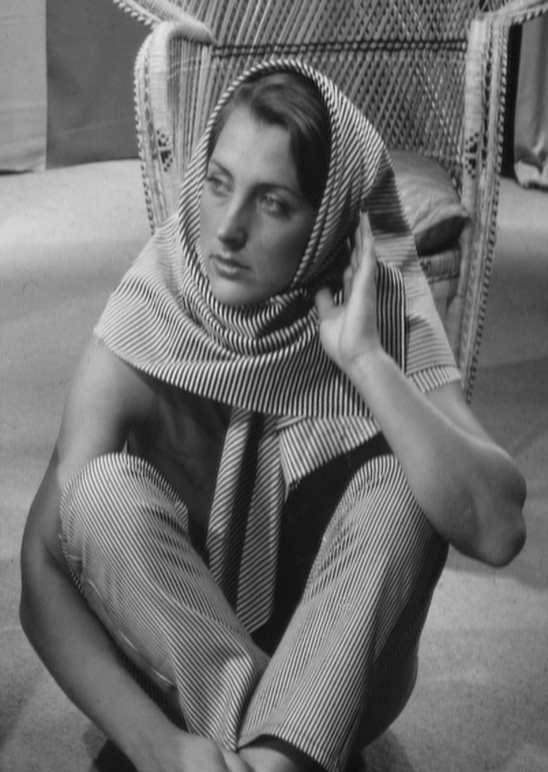
%> input picture DIP_CA4/barbara.tif, 548 x 772 px
$ octave CA4_5.m   (GNU Octave 9; MATLAB toolbox functions it lacks are replaced by stand-ins)
%> lines starting %> are read from the running program, lines starting %| are printed output that depends on the picture
%> further down, img is the input picture: size 772x548 uint8; min 12, max 232, mean 111.5
### DIP_CA4/wavefast.m
function [c, s] = wavefast(x, n, varargin)
%> called with n = 4
%WAVEFAST Perform multi-level 2-dimensional fast wavelet transform.
%   [C, L] = WAVEFAST(X, N, LP, HP) performs a 2D N-level FWT of
%   image (or matrix) X with respect to decomposition filters LP and
%   HP.
%
%   [C, L] = WAVEFAST(X, N, WNAME) performs the same operation but
%   fetches filters LP and HP for wavelet WNAME using WAVEFILTER.
%
%   Scale parameter N must be less than or equal to log2 of the
%   maximum image dimension.  Filters LP and HP must be even. To
%   reduce border distortion, X is symmetrically extended. That is,
%   if X = [c1 c2 c3 ... cn] (in 1D), then its symmetric extension
%   would be [... c3 c2 c1 c1 c2 c3 ... cn cn cn-1 cn-2 ...].
%
%   OUTPUTS:
%     Matrix C is a coefficient decomposition vector:
%
%      C = [ a(n) h(n) v(n) d(n) h(n-1) ... v(1) d(1) ]
%
%     where a, h, v, and d are columnwise vectors containing
%     approximation, horizontal, vertical, and diagonal coefficient
%     matrices, respectively.  C has 3n + 1 sections where n is the
%     number of wavelet decompositions.
%
%     Matrix S is an (n+2) x 2 bookkeeping matrix:
%
%      S = [ sa(n, :); sd(n, :); sd(n-1, :); ... ; sd(1, :); sx ]
%
%     where sa and sd are approximation and detail size entries.
%
%   See also WAVEBACK and WAVEFILTER.

%   Copyright 2002-2004 R. C. Gonzalez, R. E. Woods, & S. L. Eddins
%   Digital Image Processing Using MATLAB, Prentice-Hall, 2004
%   $Revision: 1.5 $  $Date: 2003/10/13 01:14:17 $

% Check the input arguments for reasonableness.
error(nargchk(3, 4, nargin));

if nargin == 3
   if ischar(varargin{1})
      [lp, hp] = wavefilter(varargin{1}, 'd');
%> lp = [0 0.0267 -0.0169 -0.0782 0.267 0.603 0.267 -0.0782 -0.0169 0.0267]; hp = [0 -0.0913 0.0575 0.591 -1.12 0.591 0.0575 -0.0913 0 0]
   else
      error('Missing wavelet name.');
   end
else
      lp = varargin{1};     hp = varargin{2};
end

fl = length(lp);      sx = size(x);

if (ndims(x) ~= 2) | (min(sx) < 2) | ~isreal(x) | ~isnumeric(x)
   error('X must be a real, numeric matrix.');
end

if (ndims(lp) ~= 2) | ~isreal(lp) | ~isnumeric(lp) ...
       | (ndims(hp) ~= 2) | ~isreal(hp) | ~isnumeric(hp) ...
       | (fl ~= length(hp)) | rem(fl, 2) ~= 0
   error(['LP and HP must be even and equal length real, ' ...
          'numeric filter vectors.']);
end

if ~isreal(n) | ~isnumeric(n) | (n < 1) | (n > log2(max(sx)))
   error(['N must be a real scalar between 1 and ' ...
          'log2(max(size((X))).']);
end

% Init the starting output data structures and initial approximation.
c = [];       s = sx;     app = double(x);

% For each decomposition ...
for i = 1:n
   % Extend the approximation symmetrically.
   [app, keep] = symextend(app, fl);

   % Convolve rows with HP and downsample. Then convolve columns
   % with HP and LP to get the diagonal and vertical coefficients.
   rows = symconv(app, hp, 'row', fl, keep);
   coefs = symconv(rows, hp, 'col', fl, keep);
   c = [coefs(:)' c];    s = [size(coefs); s];
   coefs = symconv(rows, lp, 'col', fl, keep);
   c = [coefs(:)' c];

   % Convolve rows with LP and downsample. Then convolve columns
   % with HP and LP to get the horizontal and next approximation
   % coeffcients.
   rows = symconv(app, lp, 'row', fl, keep);
   coefs = symconv(rows, hp, 'col', fl, keep);
   c = [coefs(:)' c];
   app = symconv(rows, lp, 'col', fl, keep);
end
%> this loop made 4 passes
%> keep on passes 1 to 4: [390 278], [199 143], [104 76], [56 42]
%> pass 1, in symextend, `y = padarray(x, [(fl - 1) (fl - 1)], 'symmetric', 'both');`:
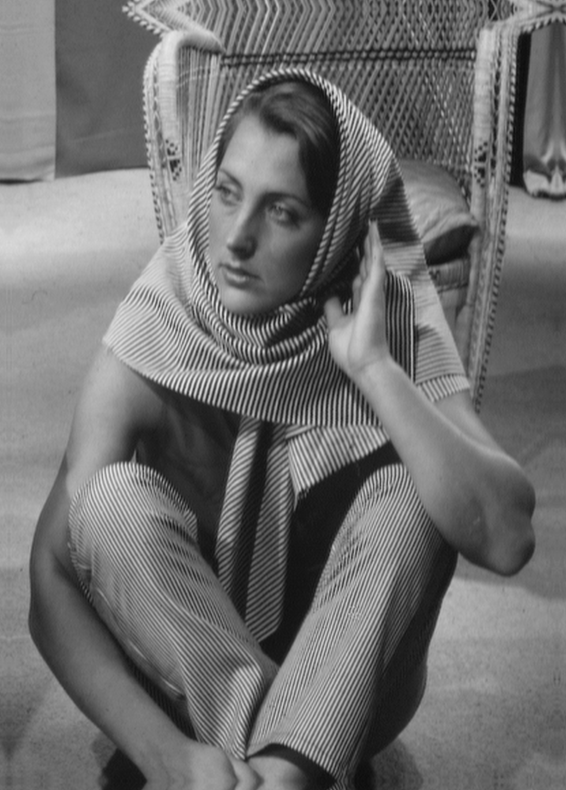
%> y: size 790x566 double; min 12, max 232, mean 111.7
%> pass 1, in symconv, `y = conv2(x, h);`:
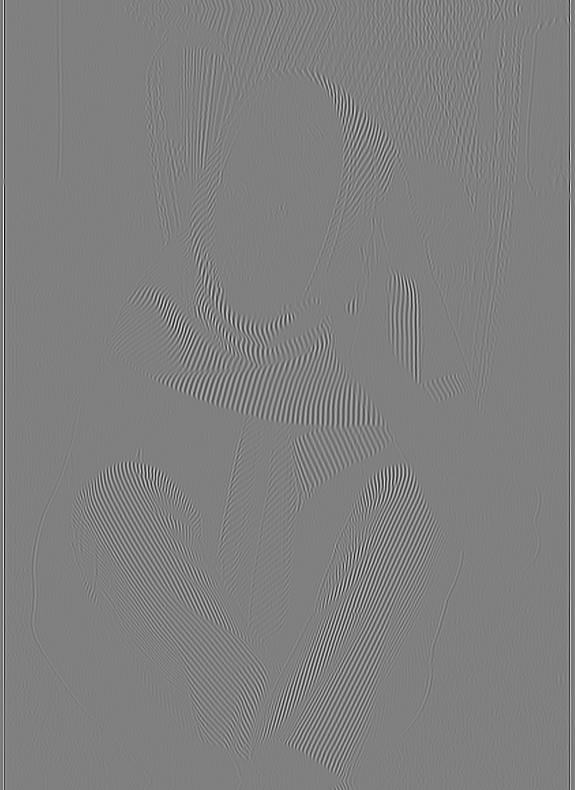
%> y: size 790x575 double; min -120.5, max 119.5, mean 0; drawn with min black and max white
%> pass 1, in symconv, `y = y(:, 1:2:end);`:
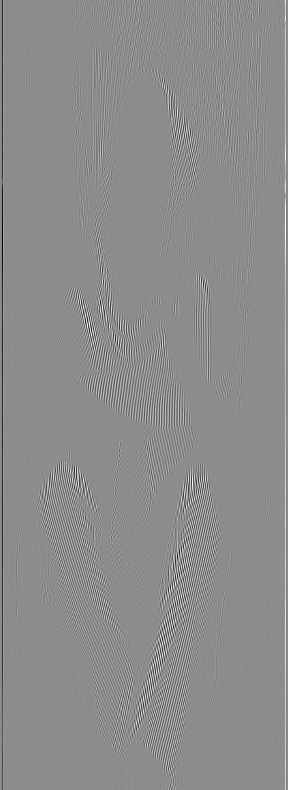
%> y: size 790x288 double; min -120.5, max 97.97, mean -0.1; drawn with min black and max white

% Append final approximation structures.
c = [app(:)' c];       s = [size(app); s];
%> after `s = [size(app); s]`: s = [56 42; 56 42; 104 76; 199 143; 390 278; 772 548]

%-------------------------------------------------------------------%
function [y, keep] = symextend(x, fl)
% Compute the number of coefficients to keep after convolution
% and downsampling. Then extend x in both dimensions.

keep = floor((fl + size(x) - 1) / 2);
y = padarray(x, [(fl - 1) (fl - 1)], 'symmetric', 'both');

%-------------------------------------------------------------------%
function y = symconv(x, h, type, fl, keep)
% Convolve the rows or columns of x with h, downsample,
% and extract the center section since symmetrically extended.

if strcmp(type, 'row')
   y = conv2(x, h);
   y = y(:, 1:2:end);
   y = y(:, fl / 2 + 1:fl / 2 + keep(2));
else
   y = conv2(x, h');
   y = y(1:2:end, :);
   y = y(fl / 2 + 1:fl / 2 + keep(1), :);
end

### DIP_CA4/wavedisplay.m
function w = wavedisplay( c, s, scale, border )
%WAVEDISPLAY Display wavelet decomposition coefficients.
%	W = WAVEDISPLAY(C, S, SCALE, BORDER) displays and returns a
%	wavelet coefficients image.
%
%	EXAMPLES:
%		wavedisplay(c, s);						Display w/defaults.
%		foo = wavedisplay(c, s);				Display and return.
%		foo = wavedisplay(c, s, 4);				Magnify the defaults.
%		foo = wavedisplay(c, s, -4);			Magnify absolute values.
%		foo = wavedisplay(c, s, 1, 'append');	Keep border values.
%
%	INPUTS/OUTPUTS:
%		[C, S] is a wavelet decomposition vector and bookkeeping matrix.
%
%		SCALE		Detail coefficients scaling
%		----------------------------------------------------------------
%		0 or 1		Maximum range (default)
%		2, 3, ...	Magnify default by the scale factor
%		-1, -2 ...	Magnify absolute values by abs(scale)
%
%		BORDER		Border between wavelet decompositions
%		-----------------------------------------------------------------
%		'absorb'	Border replaces image (default)
%		'append'	Border increases width of image
%
%		Image W: --------------------------------------------------------
%					|      |       |           |
%					|      |       |           |
%					| a(n) | h(n)  |           |
%					|      |       |           |
%                   ----------------   h(n-1)  |
%					|	   |       |           |    h(n-2)
%					| v(n) | d(n)  |		   |
%					|	   |       |           |
%                   ----------------------------
%					|	   		   |           |
%					|    v(n-1)    |   d(n-1)  |
%					|	           |           |
%					-----------------------------------------------------
%					|	   		               |
%					|    		v(n-2)         |	d(n-2)
%					|	                       |
%
%		Here, n denotes the decomposition step scale and a, h, v, d are
%		approximation, horizontal, vertical, and diagonal detail
%		coefficients, respectively.
%
% Check input arguments for reasonableness.
narginchk(2, 4);

if(~ismatrix(c)) || (size(c, 1) ~= 1)
    error('C must be a row vector.');
end

if (~ismatrix(s)) || ~isreal(s) || ~isnumeric(s) || ...
        ((size(s, 2) ~= 2) && (size(s, 2) ~= 3))
    error('S must be a real, numeric two- or three-column array.');
end

elements = prod(s, 2);
if(length(c) < elements(end)) || ...
        ~(elements(1) + 3 * sum(elements(2:end - 1)) >= elements(end))
    error('[C S] must be a standard wavelet decomposition structure.');
end

if (nargin > 2) && (~isreal(scale) || ~isnumeric(scale))
    error('SCALE must be a real, numeric scalar.');
end

if(nargin > 3) && (~ischar(border))
    error('BORDER must be character string.');
end

if nargin == 2
    scale = 1;  % Default scale.
end

if nargin < 4
    border = 'absorb';  % Default border.
end

% Scale coefficients and determine pad fill.
absflag = scale < 0;
scale = abs(scale);
if scale == 0
    scale = 1;
end

[cd, w] = wavecut('a', c, s); w = mat2gray(w);
cdx = max(abs(cd(:))) / scale;
if absflag
    cd = mat2gray(abs(cd), [0, cdx]);  fill = 0;
else
    cd = mat2gray(cd, [-cdx, cdx]);  fill = 0.5;
end

% Build gray image one decomposition at a time
for i = size(s, 1) -2 : -1 : 1
    ws = size(w);

    h = wavecopy('h', cd, s, i);
    pad = ws - size(h); frontporch = round(pad / 2);
    h = padarray(h, frontporch, fill, 'pre');
    h = padarray(h, pad - frontporch, fill, 'post');

    v = wavecopy('v', cd, s, i);
    pad = ws - size(v); frontporch = round(pad / 2);
    v = padarray(v, frontporch, fill, 'pre');
    v = padarray(v, pad - frontporch, fill, 'post');

    d = wavecopy('d', cd, s, i);
    pad = ws - size(d); frontporch = round(pad / 2);
    d = padarray(d, frontporch, fill, 'pre');
    d = padarray(d, pad - frontporch, fill, 'post');
    % Add 1 pixel white border and concatenate coefficients.
    switch lower(border)
        case 'append'
            w = padarray(w, [1 1], 1, 'post');
            h = padarray(h, [1 0], 1, 'post');
            v = padarray(v, [0 1], 1, 'post');
        case 'absorb'
            w(:, end, :) = 1; w(end, :, :) = 1;
            h(end, :, :) = 1; v(:, end, :) = 1;
        otherwise
            error('Unrecognized BORDER parameter.');
    end
    w = [w h; v d];
end

% Display result. If the reconstruction is an extended 2-D array
% with 2 or more pages, display as a time sequence.
if nargout == 0
    if size(s, 2) == 2
        figure;
        imshow(w);
    else
        implay(w);
    end
end
end

### DIP_CA4/wavework.m
function [ varargout ] = wavework( opcode, type, c, s, n, x )
%WAVEWORK is used to edit wavelet decomposition structures
%   [VARARGOUT] = WAVEWORK(OPCODE, TYPE, C, S, N, X) gets the
%	coefficients specified by TYPE and N for access or modification
%	based on OPCODE
%
%	INPUTS:
%		OPCODE		Operation to perform
%		------------------------------------------------------------
%		'copy'		[varargout] = Y = requested (via TYPE and N)
%					coefficient matrix
%		'cut'		[varargout] = [NC, Y] = New decomposition vector
%					(with requested coefficient matrix zeroed) AND
%					requested coefficient matrix
%		'paste'		[varargout] = [NC] = new decomposition vector with
%					coefficient matrix replaced by X
%
%		TYPE		Coefficient category
%		-------------------------------------------------------------
%		'a'			Approximation coefficients
%		'h'			Horizontal details
%		'v'			Vertical details
%		'd'			Diagonal details
%
%		[C, S] is a wavelet toolbox decomposition structures.
%		N is a decomposition level (Ignored if TYPE = 'a').
%		X is a 2- or 3-D coefficient matrix for pasting.
%
%		See also WAVECUT, WAVECOPY, and WAVEPASTE.

narginchk(4, 6);

if (~ismatrix(c)) || (size(c, 1) ~= 1)
    error('C must be a row vector.');
end

if (~ismatrix(s)) || ~isreal(s) || ~isnumeric(s) || ...
        ((size(s, 2) ~= 2) && (size(s, 2) ~= 3))
    error('S must be a real, numeric two- or three-column array.');
end

elements = prod(s, 2);  % Coefficient matrix elements.
if (length(c) < elements(end)) || ...
        ~(elements(1) + 3 * sum(elements(2:end - 1)) >= elements(end))
    error('[C S] must from a standard wavelet decomposition structure.');
end

if strcmpi(opcode(1:3), 'pas') && nargin < 6
    error('Not enough input parameters.');
end

if nargin < 5
    n = 1;          % Default level is 1.
end
nmax = size(s, 1) - 2;      % Maximum levels in [C, S].

aflag = (lower(type(1)) == 'a');
if ~aflag && (n > nmax)
    error('N exceeds the decompositions in [C, S].');
end

switch lower(type(1))           % Make pointers into C.
    case 'a'
        nindex = 1;
        start = 1; stop = elements(1); ntst = nmax;
    case {'h', 'v', 'd'}
        switch type
            case 'h', offset = 0;       % Offset to details
            case 'v', offset = 1;
            case 'd', offset = 2;
        end
        nindex = size(s, 1) - n;        % Index to detail info.
        start = elements(1) + 3 * sum(elements(2:nmax - n + 1)) + ...
            offset * elements(nindex) + 1;
        stop = start + elements(nindex) - 1;
        ntst = n;
    otherwise
        error('TYPE must begin with "a", "h", "v", or "d". ');
end
switch lower(opcode)            % Do requested action.
    case {'copy', 'cut'}
        y = c(start:stop); nc = c;
        y = reshape(y, s(nindex, :));
        if strcmpi(opcode(1:3), 'cut')
            nc(start:stop) = 0;
            varargout = {nc, y};
        else
            varargout = {y};
        end
    case 'paste'
        if numel(x) ~= elements(end - ntst)
            error('X is not sized for the requested paste.');
        else
            nc = c; nc(start:stop) = x(:);  varargout = {nc};
        end
    otherwise
        error('Unrecognized OPCODE.');
end

end

### DIP_CA4/waveback.m
function [ varargout ] = waveback( c, s, varargin )
%WAVEBACK Computes inverse FWTs for multi-level decomposition [C, S].
%   [VARARGOUT] = WAVEBACK(C, S, VARARGOUT) performs a 2D N-level
%	partial or complete wavelet reconstruction of decomposition
%	structure [C, S];
%
%	SYNTAX:
%	Y = WAVEBACK(C, S, 'WNAME');			Output inverse FWT matrix Y
%	Y = WAVEBACK(C, S, LR, HR);				using lowpass and highpass
%											reconstruction filters (LR and
%											HR) or filters obtained by
%											calling WAVEFILTER with 'WNAME'.
%
%	[NC, NS] = WAVEBACK(C, S, 'WNAME', N);	Output new wavelet
%	[NC, NS] = WAVEBACK(C, S, LR, HR, N);	decomposition structure
%											[NC, NS] after N step
%											reconstruction.
%
%	See also WAVEFAST and WAVEFILTER.

% Check the input and output arguments for reasonableness.
narginchk(3, 5);
nargoutchk(1, 2);

if(~ismatrix(c)) || (size(c, 1) ~= 1)
    error('C must be a row vector.');
end

if(~ismatrix(s)) || ~isreal(s) || ~isnumeric(s) || ...
        ((size(s, 2) ~= 2) && (size(s, 2) ~= 3))
    error('S must be a real, numeric two- or three-column array.');
end

elements = prod(s, 2);
if(length(c) < elements(end)) || ...
        ~(elements(1) + 3 * sum(elements(2:end - 1)) >= elements(end))
    error('[C S] must be a standard wavelet decomposition structure.');
end

% Maximum levels in [C, S].
nmax = size(s, 1) - 2;
% Get third input parameter and init check flags.
wname = varargin{1}; filterchk = 0; nchk = 0;

switch nargin
    case 3
        if ischar(wname)
            [lp, hp] = wavefilter(wname, 'r'); n = nmax;
        else
            error('Undefined filter.');
        end
        if nargout ~= 1
            error('Wrong number of output arguments.');
        end
    case 4
        if ischar(wname)
            [lp, hp] = wavefilter(wname, 'r');
            n = varargin{2}; nchk = 1;
        else
            lp = varargin{1}; hp = varargin{2};
            filterchk = 1; n = nmax;
            if nargout ~= 1
                error('Wrong number of output arguments.');
            end
        end
    case 5
        lp = varargin{1}; hp = varargin{2}; filterchk = 1;
        n = varargin{3}; nchk = 1;
    otherwise
        error('Improper number of input arguments.');
end
fl = length(lp);
if filterchk   % Check filters.
    if (~ismatrix(lp)) || ~isreal(lp) || ~isnumeric(lp) ...
            || (~ismatrix(hp)) || ~isreal(hp) || ~isnumeric(hp) ...
            || (fl ~= length(hp)) || rem(fl, 2) ~= 0
        error('LP and HP must be even and equal length real, numeric filter vectors.');
    end
end

if nchk && (~isnumeric(n) || ~isreal(n))  % Check scale N.
    error('N must be a real numeric.');
end

if (n > nmax) || (n < 1)
    error('Invalid number (N) of reconstructions requested.');
end

if (n ~= nmax) && (nargout ~= 2)
    error('Not enough output arguments.');
end

nc = c; ns = s; nnmax = nmax;  % Init decomposition.
for i = 1:n
    % Compute a new approximation.
    a = symconvup(wavecopy('a', nc, ns), lp, lp, fl, ns(3, :)) + ...
        symconvup(wavecopy('h', nc, ns, nnmax), hp, lp, fl, ns(3, :)) + ...
        symconvup(wavecopy('v', nc, ns, nnmax), lp, hp, fl, ns(3, :)) + ...
        symconvup(wavecopy('d', nc, ns, nnmax), hp, hp, fl, ns(3, :));

    % Update decomposition.
    nc = nc(4 * prod(ns(1, :)) + 1:end); nc = [a(:)' nc];
    ns = ns(3:end, :); ns = [ns(1, :); ns];
    nnmax = size(ns, 1) - 2;
end
% For complete reconstructions, reformat output as 2-D.
if nargout == 1
    a = nc; nc = zeros(ns(1, :)); nc(:) = a;
end

varargout{1} = nc;
if nargout == 2
    varargout{2} = ns;
end
end

% ------------------------------------------------------------------------ %
% [21 lines left out: function symconvup, not called in this run]

### DIP_CA4/wavecopy.m
function y = wavecopy( type, c, s, n )
%WAVECOPY Fetches coefficients of a wavelet decomposition structure.
%   Y = WAVECOPY(TYPE, C, S, N) returns a coefficient array
%   based on TYPE and N.
%
%	INPUTS:
%		TYPE		Coefficient category
%		----------------------------------------------------------
%		'a'			Approximation coefficients
%		'h'			Horizontal details
%		'v'			Vertical details
%		'd'			Diagonal details
%
%		[C, S] is a wavelet data structure.
%		N specifies a decomposition level (ignored if TYPE = 'a').
%
%	See also WAVEWORK, WAVECOPY, and WAVEPASTE.
narginchk(3, 4);

if nargin == 4
    y = wavework('copy', type, c, s, n);
else
    y = wavework('copy', type, c, s);
end
end

### DIP_CA4/wavefilter.m
function [varargout] = wavefilter(wname, type)
%WAVEFILTER Create wavelet decomposition and reconstruction filters.
%   [VARARGOUT] = WAVEFILTER(WNAME, TYPE) returns the decomposition
%   and/or reconstruction filters used in the computation of the
%   forward and inverse FWT (fast wavelet transform).
%
%   EXAMPLES:
%     [ld, hd, lr, hr] = wavefilter('haar') Get the low and highpass
%                                           decomposition (ld, hd)
%                                           and reconstruction
%                                           (lr, hr) filters for
%                                           wavelet 'haar'.
%     [ld, hd] = wavefilter('haar','d')     Get decomposition filters
%                                           ld and hd.
%     [lr, hr] = wavefilter('haar','r')     Get reconstruction
%                                           filters lr and hr.
%
%   INPUTS:
%     WNAME             Wavelet Name
%     ---------------------------------------------------------
%     'haar' or 'db1'   Haar
%     'db4'             4th order Daubechies
%     'sym4'            4th order Symlets
%     'bior6.8'         Cohen-Daubechies-Feauveau biorthogonal
%     'jpeg9.7'         Antonini-Barlaud-Mathieu-Daubechies
%
%     TYPE              Filter Type
%     ---------------------------------------------------------
%     'd'               Decomposition filters
%     'r'               Reconstruction filters
%
%   See also WAVEFAST and WAVEBACK.

%   Copyright 2002-2004 R. C. Gonzalez, R. E. Woods, & S. L. Eddins
%   Digital Image Processing Using MATLAB, Prentice-Hall, 2004
%   $Revision: 1.5 $  $Date: 2003/10/13 01:09:39 $

% Check the input and output arguments.
error(nargchk(1, 2, nargin));

if (nargin == 1 & nargout ~= 4) | (nargin == 2 & nargout ~= 2)
   error('Invalid number of output arguments.');
end

if nargin == 1 & ~ischar(wname)
   error('WNAME must be a string.');
end

if nargin == 2 & ~ischar(type)
   error('TYPE must be a string.');
end

% Create filters for the requested wavelet.
switch lower(wname)
case {'haar', 'db1'}
   ld = [1 1]/sqrt(2);     hd = [-1 1]/sqrt(2);
   lr = ld;                hr = -hd;

case 'db4'
   ld = [-1.059740178499728e-002 3.288301166698295e-002 ...
         3.084138183598697e-002 -1.870348117188811e-001 ...
         -2.798376941698385e-002 6.308807679295904e-001 ...
         7.148465705525415e-001 2.303778133088552e-001];
   t = (0:7);
   hd = ld;    hd(end:-1:1) = cos(pi * t) .* ld;
   lr = ld;    lr(end:-1:1) = ld;
   hr = cos(pi * t) .* ld;

case 'sym4'
   ld = [-7.576571478927333e-002 -2.963552764599851e-002 ...
         4.976186676320155e-001 8.037387518059161e-001 ...
         2.978577956052774e-001 -9.921954357684722e-002 ...
         -1.260396726203783e-002 3.222310060404270e-002];
   t = (0:7);
   hd = ld;    hd(end:-1:1) = cos(pi * t) .* ld;
   lr = ld;    lr(end:-1:1) = ld;
   hr = cos(pi * t) .* ld;

case 'bior6.8'
   ld = [0 1.908831736481291e-003 -1.914286129088767e-003 ...
         -1.699063986760234e-002 1.193456527972926e-002 ...
         4.973290349094079e-002 -7.726317316720414e-002 ...
         -9.405920349573646e-002 4.207962846098268e-001 ...
         8.259229974584023e-001 4.207962846098268e-001 ...
         -9.405920349573646e-002 -7.726317316720414e-002 ...
         4.973290349094079e-002 1.193456527972926e-002 ...
         -1.699063986760234e-002 -1.914286129088767e-003 ...
         1.908831736481291e-003];
   hd = [0 0 0 1.442628250562444e-002 -1.446750489679015e-002 ...
         -7.872200106262882e-002 4.036797903033992e-002 ...
         4.178491091502746e-001 -7.589077294536542e-001 ...
         4.178491091502746e-001 4.036797903033992e-002 ...
         -7.872200106262882e-002 -1.446750489679015e-002 ...
         1.442628250562444e-002 0 0 0 0];
   t = (0:17);
   lr = cos(pi * (t + 1)) .* hd;
   hr = cos(pi * t) .* ld;

case 'jpeg9.7'
   ld = [0 0.02674875741080976 -0.01686411844287495 ...
         -0.07822326652898785 0.2668641184428723 ...
         0.6029490182363579 0.2668641184428723 ...
         -0.07822326652898785 -0.01686411844287495 ...
         0.02674875741080976];
   hd = [0 -0.09127176311424948 0.05754352622849957 ...
         0.5912717631142470 -1.115087052456994 ...
         0.5912717631142470 0.05754352622849957 ...
         -0.09127176311424948 0 0];
   t = (0:9);
   lr = cos(pi * (t + 1)) .* hd;
   hr = cos(pi * t) .* ld;

otherwise
   error('Unrecognizable wavelet name (WNAME).');
end

% Output the requested filters.
if (nargin == 1)
   varargout(1:4) = {ld, hd, lr, hr};
else
   switch lower(type(1))
   case 'd'
      varargout = {ld, hd};
   case 'r'
      varargout = {lr, hr};
   otherwise
      error('Unrecognizable filter TYPE.');
   end
end

### DIP_CA4/wavecut.m
function [ nc, y ] = wavecut( type, c, s, n )
%WAVECUT Zeros coefficients in a wavelet decomposition structure.
%   [NC, Y] = WAVECUT(TYPE, C, S, N) returns a new decomposition
%	vector whose detail or approximation coefficients (based on TYPE
%	and N) have been zeroed. The coefficients that were zeroed are
%	returned in Y.
%
%	INPUTS:
%		TYPE		Coefficient category
%		----------------------------------------------------------
%		'a'			Approximation coefficients
%		'h'			Horizontal details
%		'v'			Vertical details
%		'd'			Diagonal details
%
%		[C, S] is a wavelet data structure.
%		N specifies a decomposition level (ignored if TYPE = 'a').
%
%	See also WAVEWORK, WAVECOPY, and WAVEPASTE.
narginchk(3, 4);

if nargin == 4
    [nc, y] = wavework('cut', type, c, s, n);
else
    [nc, y] = wavework('cut', type, c, s);
end
end

### DIP_CA4/CA4_5.m
clc;clear;
img = imread('barbara.tif');
level = 4;
wavelet_name = 'jpeg9.7';
% Perform the Antonini-Barlaud-Mathieu-Daubechies wavelet transform
[cm, sm] = wavefast(img, level, wavelet_name);
%> sm = [56 42; 56 42; 104 76; 199 143; 390 278; 772 548]
%> (the rest of the program and of its run is left out)
